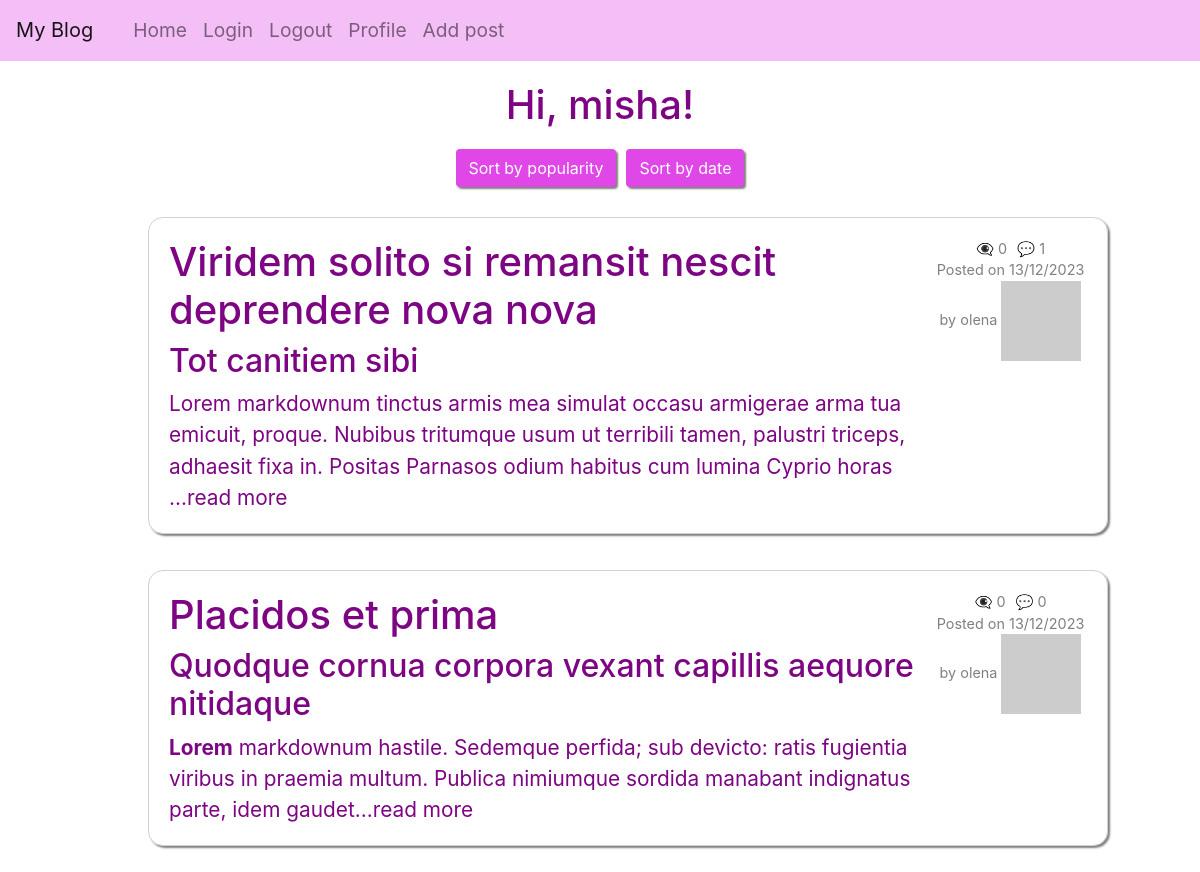
/home (signed in), run on the app's committed database.
### app/models/models.py (models this page shows, shortened)
class User(UserMixin, db.Model):
    __tablename__ = "user"
    id = db.Column(db.Integer, primary_key=True)
    username = db.Column(String(64), unique=True, nullable=False)
    email = db.Column(db.String(120), unique=True, nullable=False)
    isAdmin = db.Column(db.Boolean, nullable=False)
    password_hash = db.Column(String(256))
    profile_image = db.Column(String(256))
    info = db.Column(String(256))
    posts = db.relationship('Post', back_populates='user', cascade='all, delete-orphan')
    comments = db.relationship('Comment', back_populates='user', cascade='all, delete-orphan')
    @login.user_loader
    def load_user(id):
        return db.session.get(User, int(id))
    def get_avatar(self, size):
        digest = md5(self.email.lower().encode('utf-8')).hexdigest()
        self.profile_image = f'https://www.gravatar.com/avatar/{digest}?d=identicon&s={size}'
        return self.profile_image

class Post(db.Model):
    __tablename__ = "post"
    id = db.Column(db.Integer, primary_key=True)
    title = db.Column(String(250))
    title_html = db.Column(db.String(250))
    body = db.Column(String(2500))
    body_html = db.Column(db.String(2500))
    timestamp = db.Column(DateTime, default=func.now())
    user_id = db.Column(db.Integer, db.ForeignKey('user.id'), nullable=False)
    user = db.relationship('User', back_populates='posts')
    comments = db.relationship('Comment', back_populates='post', cascade='all, delete-orphan')
    views = db.Column(db.Integer, server_default=str(0))
    def get_comments_length(self):
        commments = Comment.query.filter_by(post_id=self.id).all()
        return len(commments)

### app/routes/routes.py (the view)
@app.route('/')
@app.route('/home')
@login_required
def index():
    posts = Post.query.all()
    return render_template("index.html", title='Home Page', posts=posts)

### app/templates/index.html
{% extends "base.html" %} {% block content %} {% if current_user.isAdmin %}
<div class="admin-view-link"><a href="/admin">Admin view</a></div>
<div class="extra">
    <h1 class="greeting">Hi, {{current_user.username }}!</h1>
</div>
{% else %}
<h1 class="greeting">Hi, {{current_user.username }}!</h1>
{% endif %}
{% if posts %}
<div class="sort-buttons">
    <a
        class="btn btn-default"
        href="{{ url_for('sort', sort_by='popularity') }}"
        >Sort by popularity</a
    >
    <a class="btn btn-default" href="{{ url_for('sort', sort_by='date') }}"
        >Sort by date</a
    >
</div>
{% for post in posts %}
<div class="posts">
    <ul>
        <a href="{{url_for('post', id=post.id)}}" class="post-link">
            <li class="post">
                <div class="avatar-comment">
                    <div>
                        {% if post.title_html %}
                            {{post.title_html | safe}}
                        {% else %}
                            <h1>{{post.title}}</h1>
                        {% endif %}
                        {{(post.body_html | safe)[0:250]}}...read more
                    </div>
                </div>
                <div class="comments-date">
                    <div class="comments-views">
                        {% if not post.views%}
                        <p>👁️‍🗨️ 0</p>
                        {% else %}
                        <p>👁️‍🗨️ {{post.views}}</p>
                        {% endif %}
                        <p>💬 {{post.get_comments_length()}}</p>
                    </div>
                    <p>Posted on {{post.timestamp.strftime('%d/%m/%Y')}}</p>
                    <span>by {{post.user.username}}
                    <img src="{{ post.user.get_avatar(20) }}" /> </span>
                </div>
            </li></a
        >
    </ul>
</div>
{% endfor %} {% else %}
<h4 class="greeting">No posts yet</h4>
<h4 class="greeting">Be the first to create a post</h4>
{% endif %} {% endblock %}

### app/templates/base.html (shortened to what this page needs)
<html>
    <head>
        <link
            rel="stylesheet"
            href="https://maxcdn.bootstrapcdn.com/bootstrap/4.0.0-beta.3/css/bootstrap.min.css"
        />
        <link rel="stylesheet" href="../static/style.css" />
    </head>
    <body>
        <nav class="navbar navbar-expand-lg navbar-light">
            <a class="navbar-brand" href="{{url_for('index')}}">My Blog</a>
            <div class="collapse navbar-collapse" id="navbarSupportedContent">
                <ul class="navbar-nav mr-auto">
                    <li class="nav-item">
                        <a class="nav-link" href="{{url_for('index')}}">Home</a>
                    </li>
                    <li class="nav-item">
                        <a class="nav-link" href="{{url_for('login')}}"
                            >Login</a
                        >
                    </li>
                    <li class="nav-item">
                        <a class="nav-link" href="{{url_for('logout')}}"
                            >Logout</a
                        >
                    </li>
                    <li class="nav-item">
                        <a
                            class="nav-link"
                            href="{{url_for('user', username=current_user.username)}}"
                            >Profile</a
                        >
                    </li>
                    <li class="nav-item">
                        <a
                            class="nav-link"
                            href="{{url_for('user', username=current_user.username)}}"
                            >Add post</a
                        >
                    </li>
                </ul>
            </div>
        </nav>
         {% block content %}{% endblock %}
    </body>
</html>

### app/static/style.css (style rules this page uses)
* { margin: 0; box-sizing: border-box; }
html { scroll-behavior: smooth; }
a { cursor: pointer; text-decoration: none; color: rgb(223, 71, 231); }
button, .btn { cursor: pointer; }
.btn { float: right; background: rgb(223, 71, 231); color: white; box-shadow: 2px 2px 2px grey; }
ul { list-style-type: none; margin-left: 1rem; font-size: larger; }
.navbar { background: rgba(223, 71, 231, 0.35); }
.greeting { text-align: center; color: rgb(125, 4, 131); margin: 20px 0; }
.posts { display: flex; flex-direction: column; align-items: center; }
.post { margin: 10px; border: 1px solid rgba(128, 128, 128, 0.364); border-radius: 15px; padding: 20px; box-shadow: 2px 2px 2px grey; width: 80vw; display: inline-grid; grid-template-columns: 5fr 1fr; grid-template-rows: 1fr; }
.comments-date { display: flex; flex-direction: column; font-size: 0.9rem; align-items: center; color: grey; margin: 0; }
.comments-views { display: flex; flex-direction: row; font-size: 0.9rem; justify-content: center; gap: 10px; }
.avatar-comment { display: flex; gap: 20px; align-items: center; color: rgb(125, 4, 131); }
.avatar-comment p { margin: 0; }
.comments-date p { display: flex; flex-direction: column; align-items: flex-end; margin: 0px; }
a .post { color: rgb(125, 4, 131); font-size: 1.3rem; }
.sort-buttons { display: flex; justify-content: center; align-items: center; gap: 10px; margin: 20px; }

### data on the page
User: username "misha"
Post: title_html "Viridem solito si remansit nescit deprendere nova nova", body_html "Tot canitiem sibi Lorem markdownum tinctus armis mea simulat occasu armigerae arma tua emicuit, proque. Nubibus tritumque usum ut terribili tamen, palustri triceps, adhaesit fixa in. Positas Parnasos odium habitus cum lumina Cyprio horas", shows "👁️‍🗨️ 0", get_comments_length "1", timestamp "13/12/2023", user.username "olena"
Post: title_html "Placidos et prima", body_html "Quodque cornua corpora vexant capillis aequore nitidaque Lorem markdownum hastile. Sedemque perfida; sub devicto: ratis fugientia viribus in praemia multum. Publica nimiumque sordida manabant indignatus parte, idem gaudet", shows "👁️‍🗨️ 0", get_comments_length "0", timestamp "13/12/2023", user.username "olena"
